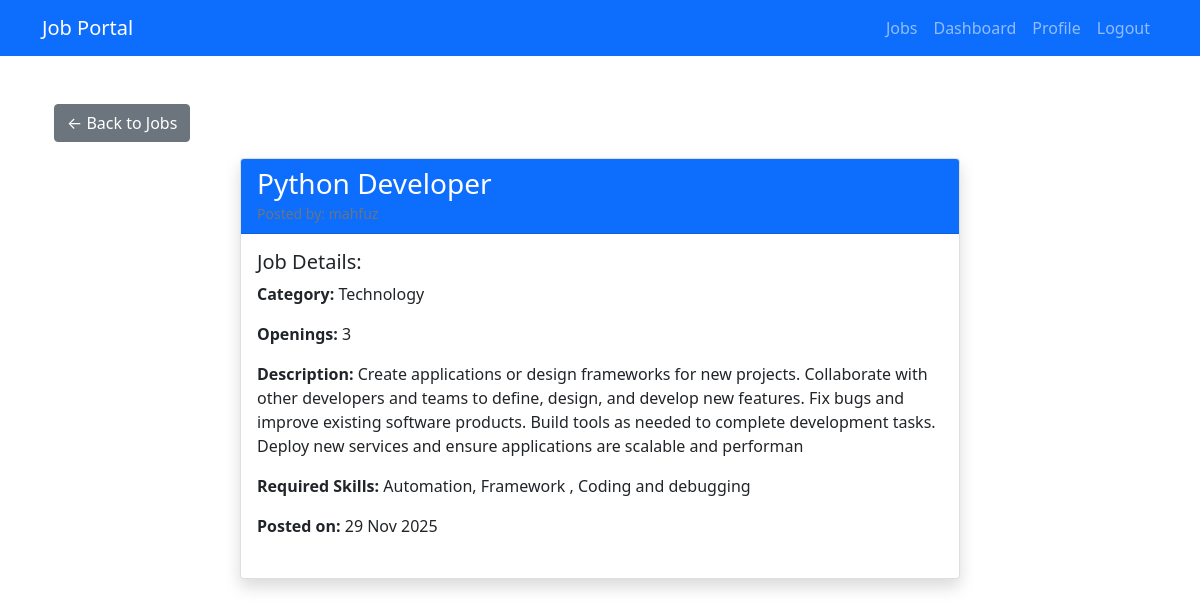
The app's page /job/1/ (signed in) with its own data.
### portal/models.py (models this page shows, shortened)
class Job(models.Model):
    CATEGORY_CHOICES = [
        ("tech", "Technology"),
        ("finance", "Finance"),
        ("healthcare", "Healthcare"),
        ("education", "Education"),
        ("other", "Other"),
    ]
    title = models.CharField(max_length=200)
    recruiter = models.ForeignKey(User, on_delete=models.CASCADE, related_name="jobs")
    number_of_openings = models.PositiveIntegerField()
    category = models.CharField(max_length=20, choices=CATEGORY_CHOICES)
    description = models.TextField()
    skills_required = models.TextField()  # Comma-separated skills
    created_at = models.DateTimeField(auto_now_add=True)

### portal/views.py (the view)
# urls.py: path('job/<int:job_id>/', views.job_details, name='job_details'),
@login_required
def job_details(request, job_id):
    job = get_object_or_404(Job, id=job_id)
    applied = False
    if request.user.is_authenticated and hasattr(request.user, 'userprofile') and request.user.userprofile.user_type == 'jobseeker':
        applied = Application.objects.filter(jobseeker=request.user, job=job).exists()
    return render(request, 'portal/job_details.html', {'job': job, 'applied': applied})

### portal/templates/portal/job_details.html (shortened to what this page needs)
{% extends 'portal/base.html' %}
{% block content %}
<div class="container mt-5">
    <div class="mb-3">
        <a href="{% url 'portal:job_list' %}" class="btn btn-secondary">&larr; Back to Jobs</a>
    </div>
    <div class="row justify-content-center">
        <div class="col-md-8">
            <div class="card shadow">
                <div class="card-header bg-primary text-white">
                    <h3 class="card-title mb-0">{{ job.title }}</h3>
                    <small class="text-muted">Posted by: {{ job.recruiter.username }}</small>
                </div>
                <div class="card-body">
                    <div class="mb-4">
                        <h5>Job Details:</h5>
                        <p><strong>Category:</strong> {{ job.get_category_display }}</p>
                        <p><strong>Openings:</strong> {{ job.number_of_openings }}</p>
                        <p><strong>Description:</strong> {{ job.description }}</p>
                        <p><strong>Required Skills:</strong> {{ job.skills_required }}</p>
                        <p><strong>Posted on:</strong> {{ job.created_at|date:"d M Y" }}</p>
                    </div>
                </div>
            </div>
        </div>
    </div>
</div>
{% endblock %}

### records on screen
Job: title "Python Developer", category "Technology", number_of_openings "3", description "Create applications or design frameworks for new projects. Collaborate with other developers and teams to define, design, and develop new features. Fix bugs and improve existing software products. Build tools as needed to complete development tasks. Deploy new services and ensure applications are scalable and performan", skills_required "Automation, Framework , Coding and debugging", created_at "29 Nov 2025"
